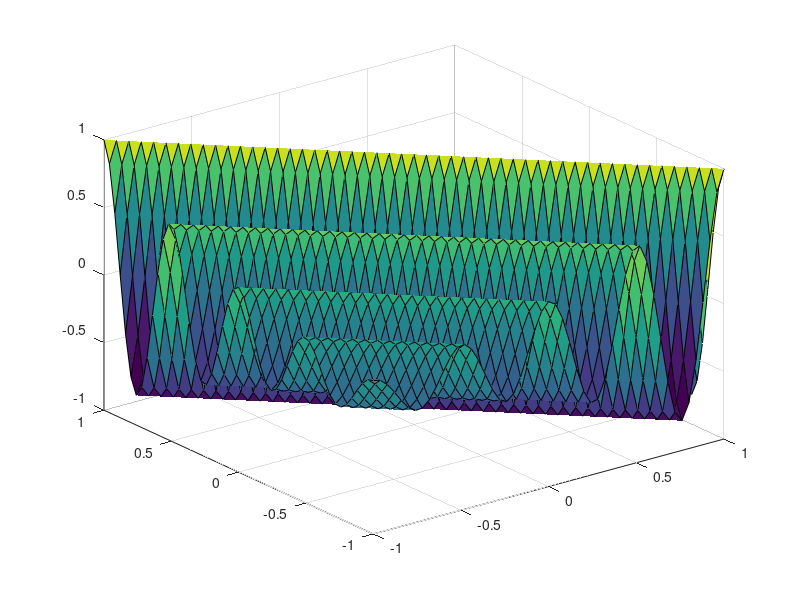

MATLAB code to generate this figure:
x = linspace(-1,1, 51);
y = linspace(-1,1, 51);
[XX,YY] = meshgrid(x,y);
exponent1 = -abs(XX+YY);
f = cos(4*pi*(XX+YY)).*exp(exponent1);

surf(x,y,f)


